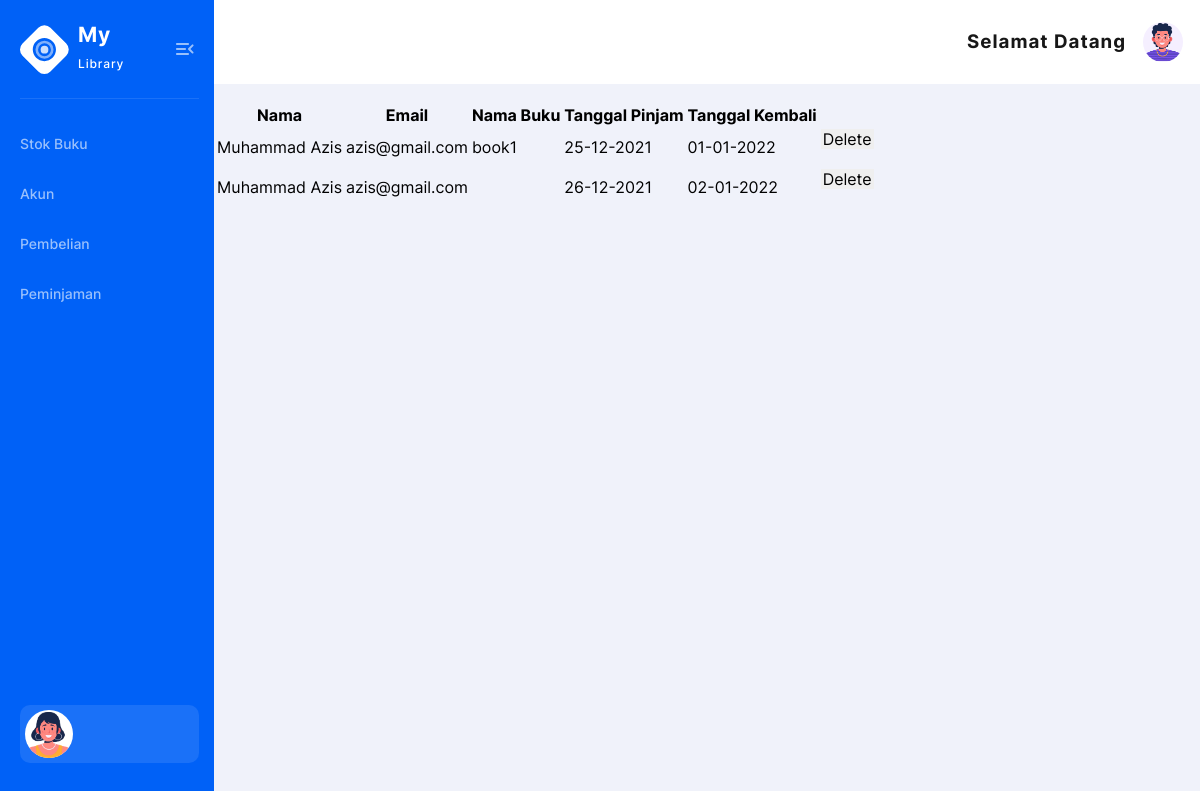
Screenshot of /peminjaman.php with the database file from the repository.
### tables this page shows
CREATE TABLE `pinjam_buku` (
  `id_pinjam` int(11) NOT NULL,
  `nama` varchar(100) NOT NULL,
  `email` varchar(100) NOT NULL,
  `nama_buku` varchar(225) NOT NULL,
  `tgl_pinjam` varchar(20) NOT NULL,
  `tgl_kembali` varchar(20) NOT NULL
);

### peminjaman.php (the view, shortened to what this page needs)
<?php
include "includes/koneksi.php";
include('headeradmin.php');
?>
<div class="card-body">
                                    <?php
                                        $query = "SELECT * FROM pinjam_Buku";
                                        $hasil = mysqli_query($koneksi, $query);
                                        echo "<table class='table table-bordered'>";
                                        echo "<tr>";
                                        echo "<th>Nama</th><th>Email</th><th>Nama Buku</th><th>Tanggal Pinjam</th><th>Tanggal Kembali</th>";
                                        echo "</tr>";
                                        foreach ($hasil as $data) {
                                            echo "<tr>";
                                            echo "<td>$data[nama]</td>";
                                            echo "<td>$data[email]</td>";
                                            echo "<td>$data[nama_buku]</td>";
                                            echo "<td>$data[tgl_pinjam]</td>";
                                            echo "<td>$data[tgl_kembali]</td>";
                                            echo "<td><form onsubmit=\"return confirm ('Anda Yakin Mau Menghapus Data?');\" method='POST'>";
                                            echo "<button type='submit' name='btnHapus' class='btn btn-danger';>Delete</button></form></td>";
                                            echo "</tr>";
                                        }
                                        echo "</table>";
                                    ?>
                                </div>
                            </div>
                        </div>
</body>
</html>

### rows the page displays
pinjam_buku: nama "Muhammad Azis", email "azis@gmail.com", nama_buku "book1", tgl_pinjam "25-12-2021", tgl_kembali "01-01-2022"
pinjam_buku: nama "Muhammad Azis", email "azis@gmail.com", tgl_pinjam "26-12-2021", tgl_kembali "02-01-2022"
